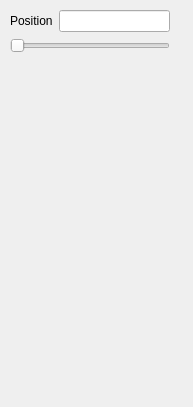
<?xml version="1.0" encoding="UTF-8"?>
<ui version="4.0">
 <class>mafPipeVisualSlice</class>
 <widget class="QWidget" name="mafPipeVisualSlice">
  <property name="geometry">
   <rect>
    <x>0</x>
    <y>0</y>
    <width>193</width>
    <height>407</height>
   </rect>
  </property>
  <property name="windowTitle">
   <string>Form</string>
  </property>
  <widget class="QWidget" name="verticalLayoutWidget">
   <property name="geometry">
    <rect>
     <x>10</x>
     <y>90</y>
     <width>161</width>
     <height>281</height>
    </rect>
   </property>
   <layout class="QVBoxLayout" name="verticalLayout">
    <item>
     <spacer name="verticalSpacer">
      <property name="orientation">
       <enum>Qt::Vertical</enum>
      </property>
      <property name="sizeHint" stdset="0">
       <size>
        <width>20</width>
        <height>40</height>
       </size>
      </property>
     </spacer>
    </item>
   </layout>
  </widget>
  <widget class="QWidget" name="formLayoutWidget">
   <property name="geometry">
    <rect>
     <x>10</x>
     <y>10</y>
     <width>160</width>
     <height>61</height>
    </rect>
   </property>
   <layout class="QFormLayout" name="formLayout">
    <item row="0" column="0">
     <widget class="QLabel" name="positionLabel">
      <property name="text">
       <string>Position</string>
      </property>
     </widget>
    </item>
    <item row="0" column="1">
     <widget class="QLineEdit" name="positionValue">
      <property name="enabled">
       <bool>true</bool>
      </property>
     </widget>
    </item>
    <item row="1" column="0" colspan="2">
     <widget class="QSlider" name="positionValueSlider">
      <property name="orientation">
       <enum>Qt::Horizontal</enum>
      </property>
     </widget>
    </item>
   </layout>
  </widget>
 </widget>
 <resources/>
 <connections/>
</ui>
